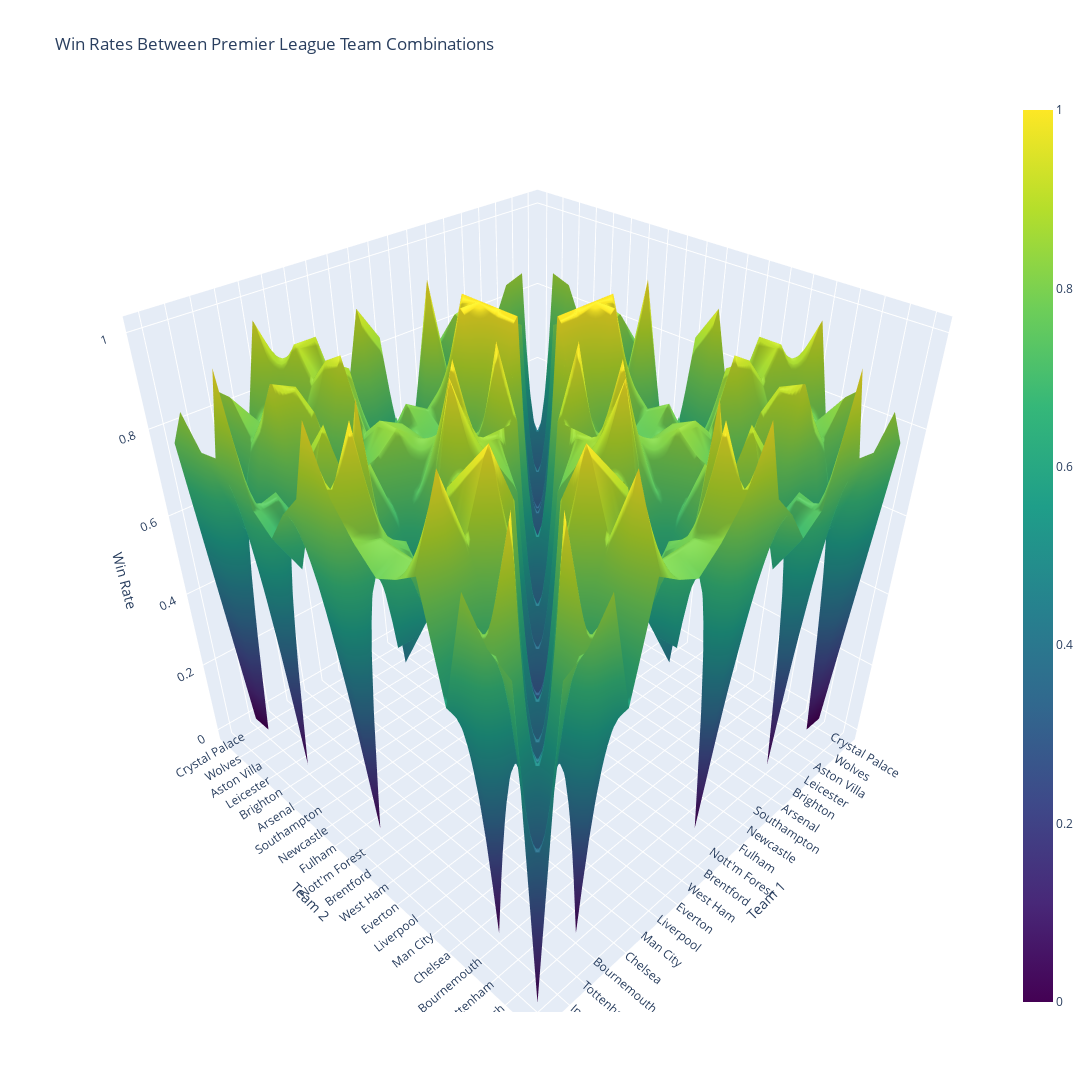

Write notebook code for a chart like this one.
### Code cell
# Initialize dictionaries to store match counts and results
match_counts = {}
win_counts = {}

# Function to update the results
def update_result(team1, team2, result):
    pair = tuple(sorted([team1, team2]))
    if pair not in match_counts:
        match_counts[pair] = 0
        win_counts[pair] = {'Win': 0, 'Loss': 0, 'Draw': 0}
    match_counts[pair] += 1
    if result == 'H':
        win_counts[pair]['Win'] += 1
    elif result == 'A':
        win_counts[pair]['Loss'] += 1
    elif result == 'D':
        win_counts[pair]['Draw'] += 1

# Iterate over each match to update counts
for index, row in sub_data.iterrows():
    home_team = row['HomeTeam']
    away_team = row['AwayTeam']
    result = row['FTR']  # Full Time Result

    # Skip rows with NaN in result
    if pd.isna(result):
        continue

    update_result(home_team, away_team, result)

# Calculate win rates
teams = list(set(sub_data['HomeTeam']).union(set(sub_data['AwayTeam'])))
win_rate_matrix = pd.DataFrame(index=teams, columns=teams, data=0.0)

for pair, results in win_counts.items():
    team1, team2 = pair
    total_matches = match_counts[pair]
    win_rate = (results['Win'] + results['Loss']) / total_matches  # Combine Win and Loss for rate calculation
    win_rate_matrix.at[team1, team2] = win_rate
    win_rate_matrix.at[team2, team1] = win_rate

# Convert to numerical indices for plotting
team_indices = {team: idx for idx, team in enumerate(teams)}
x_indices = win_rate_matrix.index.map(team_indices.get)
y_indices = win_rate_matrix.columns.map(team_indices.get)
z_values = win_rate_matrix.values

# Create the interactive 3D plot using Plotly
fig = go.Figure(data=[go.Surface(z=z_values, x=x_indices, y=y_indices, colorscale='Viridis')])

# Update the layout for better visualization
fig.update_layout(
    title='Win Rates Between Premier League Team Combinations',
    scene=dict(
        xaxis=dict(title='Team 1', tickmode='array', tickvals=list(team_indices.values()), ticktext=list(team_indices.keys())),
        yaxis=dict(title='Team 2', tickmode='array', tickvals=list(team_indices.values()), ticktext=list(team_indices.keys())),
        zaxis=dict(title='Win Rate')
    ),
    width=2400,
    height=2200
)

# Show the plot
fig.show()

### Figure 1 — Plotly figure (JSON) as saved in the notebook; plotly's stock layout.template omitted (floating-point values rounded to 4 significant figures; data arrays with more than 128 entries replaced by an {"elided": "..."} marker saying what was removed)
{"data": [{"colorscale": [[0, "#440154"], [0.1111, "#482878"], [0.2222, "#3e4989"], [0.3333, "#31688e"], [0.4444, "#26828e"], [0.5556, "#1f9e89"], [0.6667, "#35b779"], [0.7778, "#6ece58"], [0.8889, "#b5de2b"], [1, "#fde725"]], "type": "surface", "x": [0, 1, 2, 3, 4, 5, 6, 7, 8, 9, 10, 11, 12, 13, 14, 15, 16, 17, 18, 19], "y": [0, 1, 2, 3, 4, 5, 6, 7, 8, 9, 10, 11, 12, 13, 14, 15, 16, 17, 18, 19], "z": {"elided": "20x20 float values"}}], "layout": {"height": 2200, "scene": {"xaxis": {"tickmode": "array", "ticktext": ["Crystal Palace", "Wolves", "Aston Villa", "Leicester", "Brighton", "Arsenal", "Southampton", "Newcastle", "Fulham", "Nott'm Forest", "Brentford", "West Ham", "Everton", "Liverpool", "Man City", "Chelsea", "Bournemouth", "Tottenham", "Ipswich", "Man United"], "tickvals": [0, 1, 2, 3, 4, 5, 6, 7, 8, 9, 10, 11, 12, 13, 14, 15, 16, 17, 18, 19], "title": {"text": "Team 1"}}, "yaxis": {"tickmode": "array", "ticktext": ["Crystal Palace", "Wolves", "Aston Villa", "Leicester", "Brighton", "Arsenal", "Southampton", "Newcastle", "Fulham", "Nott'm Forest", "Brentford", "West Ham", "Everton", "Liverpool", "Man City", "Chelsea", "Bournemouth", "Tottenham", "Ipswich", "Man United"], "tickvals": [0, 1, 2, 3, 4, 5, 6, 7, 8, 9, 10, 11, 12, 13, 14, 15, 16, 17, 18, 19], "title": {"text": "Team 2"}}, "zaxis": {"title": {"text": "Win Rate"}}}, "title": {"text": "Win Rates Between Premier League Team Combinations"}, "width": 2400}}
